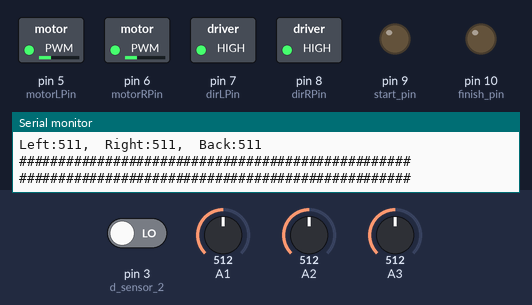
Recording of a sketch running on a simulated Arduino Uno, built with avr-gcc and run on an emulated ATmega328P. Parts: switched loads named in the sketch (green lamp = pin HIGH), output pins drawn as LEDs (lit = HIGH), the last lines printed to the serial monitor. Inputs (shaded band) come from the test bench; at power-on: A1 = 512, pin 3 (d_sensor_2) LOW, A2 = 512, A3 = 512. Random numbers use the default seed unless the sketch sets one.

Above: at 6.7 s.
6.8 s: A1 set to 308
9.8 s: A1 set to 286
At 11.91 s:
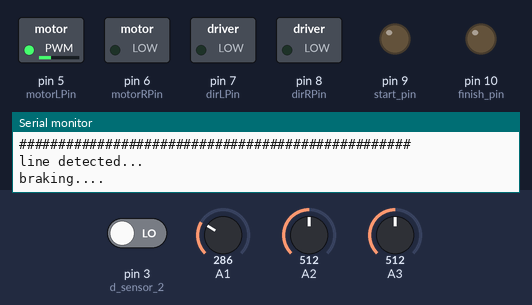
12.8 s: pin 3 (d_sensor_2) driven HIGH
At 13.58 s:
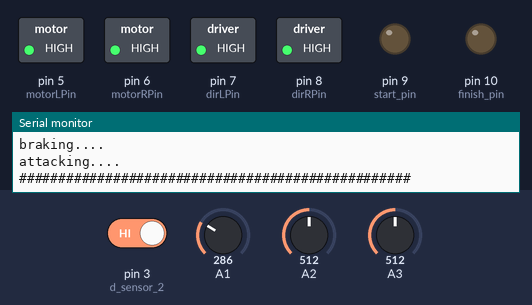
15.8 s: pin 3 (d_sensor_2) driven LOW
Timing chart, 0 to 19.8 s (numbered marks = the images above; inputs shaded):
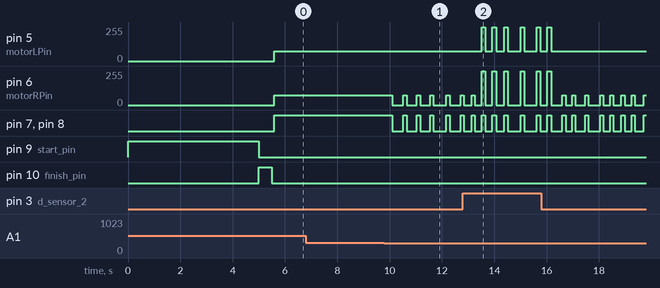

Measured:
- the behaviour switches between 301 and 300 on A1 (found by bisection; images 0 and 1)
- after the input at 9.8 s, pin 6 (motorRPin): goes 4 × (0/255 0.43 s, 75/255 0.12 s), 0/255 0.43 s, then 75/255, starting after 0.29 s; pin 7 (dirLPin), pin 8 (dirRPin): goes 4 × (LOW 0.43 s, HIGH 0.12 s), LOW 0.43 s, then HIGH, starting after 0.29 s
- after the input at 12.8 s, pin 5 (motorLPin): 75/255 → 255/255 after 0.71 s, → 75/255 0.14 s later, → 255/255 0.28 s later, → 75/255 0.14 s later, … (10 changes in this stretch)

The sketch:

search_and_attack.ino
```cpp
#include <QTRSensors.h>

QTRSensors qtr;
int start_pin = 9;
int finish_pin = 10;
int motorLPin = 5; // PWM output pin connected to the motor
int dirLPin = 7; // direction pin connected to the motor
int motorRPin = 6; // PWM output pin connected to the motor
int dirRPin = 8; // direction pin connected to the motor
int speed = 0; // speed value between 0 and 255

#define FORWARD_SPEED 75
#define BACKWARD_SPEED 75
#define FORWARD_FULL_SPEED 255

// Line sensors
int d_sensor_1 = 2; // Digital sensor connected to D2
int d_sensor_2 = 3; // Digital sensor connected to D3
int d_sensor_3 = 4; // Digital sensor connected to D4
float distance_sensor_2_total = 0.0;

// Next, we need to set up the pins as outputs:

void setup() {
  Serial.begin(9600);
  pinMode(start_pin, OUTPUT);
  pinMode(finish_pin, OUTPUT);
  pinMode(motorLPin, OUTPUT);
  pinMode(dirLPin, OUTPUT);
  pinMode(motorRPin, OUTPUT);
  pinMode(dirRPin, OUTPUT);
  pinMode(d_sensor_1, INPUT);
  pinMode(d_sensor_2, INPUT);
  pinMode(d_sensor_3, INPUT);

  // 5 second delay
  digitalWrite(start_pin, HIGH);
  digitalWrite(finish_pin, LOW);
  delay(5000);
  digitalWrite(start_pin, LOW);
  digitalWrite(finish_pin, HIGH);
  delay(500);
  digitalWrite(finish_pin, LOW);

  // Initialize the sensors.
  // In this example we have three sensors on pins A1, A2 & A3
  qtr.setTypeAnalog();
  qtr.setSensorPins((const uint8_t[]){A1, A2, A3}, 3);

  randomSeed(analogRead(4));
}

void loop() {

  // Read line sensors
  int sensors[2];
  qtr.read(sensors);

  // Read distance sensors - take 10 readings and get the average to avoid flicker
  for(int i=0; i<10; i++) {
    distance_sensor_2_total += digitalRead(d_sensor_2); // Read sensor 2 value
  }
  //print_distance_sensor_average_value(distance_sensor_2_total);

  print_line_sensor_readings(sensors);

  // If on white line, move off
  if (sensors[0] < 300 || sensors[1] < 300) { // Left or Right front
    // turn around at a random angle
    Serial.println("line detected...");
    brake();
    backward(BACKWARD_SPEED, 0, random(250, 500));
    brake();
    forward(FORWARD_SPEED, -1);
  }
  else if (sensors[2] < 600) {
    // move forward
    forward(FORWARD_SPEED, -1);
  }
  else {
    // move forward
    // Can set a variable for direction and not call this if already moving forward
    forward(FORWARD_SPEED, -1);
  }

  // Attack if sense an object
  if(distance_sensor_centre_average_value(distance_sensor_2_total) > 0.75f) {
    attack();
  }
}

void setSpeed(int s) {
  // set the motor speed to a value between 0 and 255
  analogWrite(motorLPin, s);
  analogWrite(motorRPin, s);
}

void setSpeed(int sl, int sr) {
  // set the motor speed to a value between 0 and 255
  analogWrite(motorLPin, sl);
  analogWrite(motorRPin, sr);
}

void forward(int s, int t) {
    digitalWrite(dirLPin, HIGH);
    digitalWrite(dirRPin, HIGH);
    setSpeed(s);

    if(t != -1)
      delay(t);
}

void forward(int sl, int sr, int t) {
    digitalWrite(dirLPin, HIGH);
    digitalWrite(dirRPin, HIGH);
    setSpeed(sl, sr);

    if(t != -1)
      delay(t);
}

void backward(int s, int t) {
    digitalWrite(dirLPin, LOW);
    digitalWrite(dirRPin, LOW);
    setSpeed(s);

    if(t != -1)
      delay(t);
}

void backward(int sl, int sr, int t) {
    digitalWrite(dirLPin, LOW);
    digitalWrite(dirRPin, LOW);
    setSpeed(sl, sr);

    if(t != -1)
      delay(t);
}

void brake() {
  Serial.println("braking....");
  while (speed > 0) {
    speed -= 50;
    setSpeed(speed);
  }
  speed = max(speed, 0);
  setSpeed(speed);
}

void print_line_sensor_readings(int sensors[]) {
    // Print out sensor readings
  Serial.println("##################################################");
  Serial.print("Left:"); Serial.print(sensors[0]);
  Serial.print(",  Right:"); Serial.print(sensors[1]);
  Serial.print(",  Back:"); Serial.println(sensors[2]);
  Serial.println("##################################################");
  Serial.println();
}

void print_distance_sensor_average_value(float centre) {
  Serial.print("D2:");
  Serial.println(centre/10);
}

float distance_sensor_centre_average_value(float centre) {
  return centre/10;
}

void attack() {
  forward(FORWARD_FULL_SPEED, -1);
  Serial.println("attacking....");
  distance_sensor_2_total = 0;
}
```
